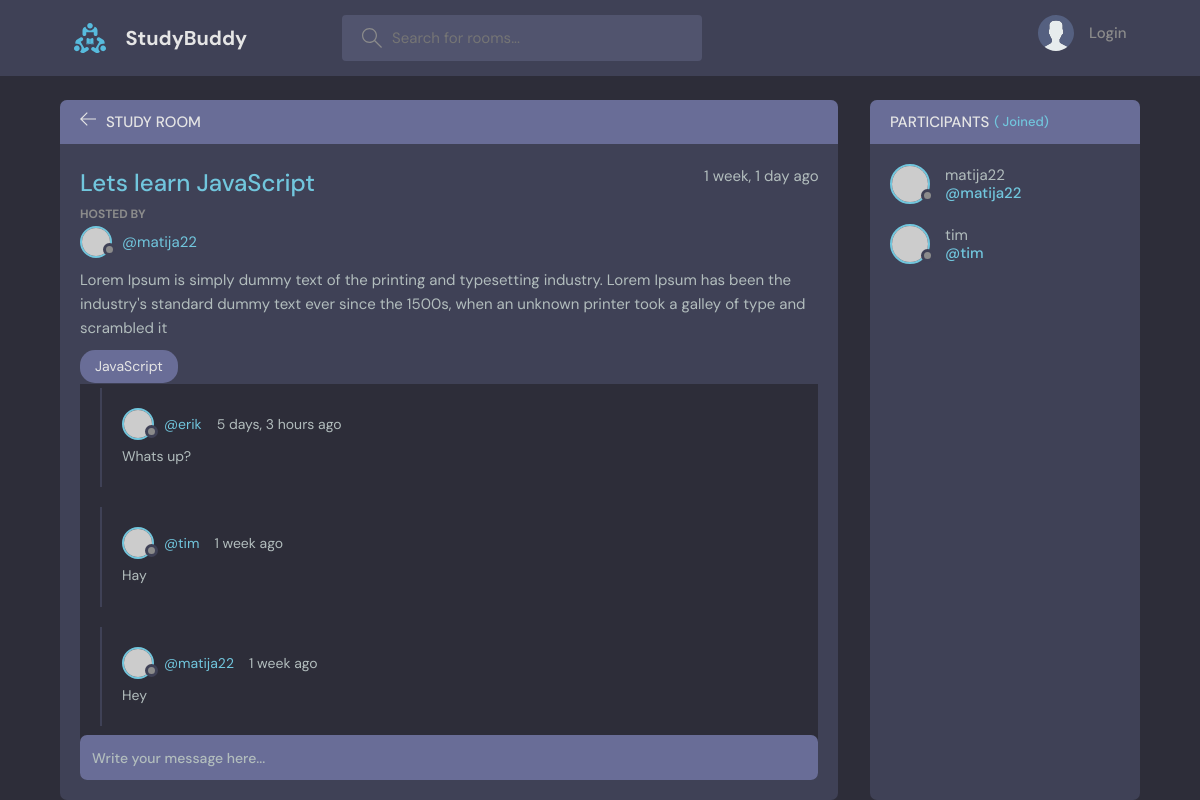
/room/1, run on the app's committed database.
### base/models.py (models this page shows, shortened)
class Room(models.Model):
    host= models.ForeignKey(User , on_delete=models.SET_NULL, null=True) #moramo staviti null=true jer moramo dozvoliti da ako ga neko pobrise da moze biti prazan
    topic = models.ForeignKey(Topic , on_delete=models.SET_NULL, null=True) #moramo staviti null=true jer moramo dozvoliti da ako ga neko pobrise da moze biti prazan
    name = models.CharField(max_length=200)
    description = models.TextField(null=True, blank=True) #null is allowed/ to mjesto moze ostati prazn, jer inace to nije dozvoljeno ako ne navedes -- balnk= true --> ako runamo save method this we can leave empty
    participants = models.ManyToManyField(User, related_name='participants', blank=True)
    updated = models.DateTimeField(auto_now=True) #svaki put kada save-mo novi podatak ovdje ce biti zapisani detalji kada se to desilo
    created = models.DateTimeField(auto_now_add=True)
    class Meta:  #Model Meta is basically used to change the behavior of your model fields like changing order options,verbose_name and lot of other options
        ordering = ['-updated', '-created'] #reverse ordering tako da najnoviji update i created bude na vrhu liste

class Topic(models.Model):
    name = models.CharField(max_length=200)
    def __str__(self):
        return self.name

class Message(models.Model):
    user= models.ForeignKey(User, on_delete=models.CASCADE) #user model koji se importa iz django.contrib.auth. pogledaj na vrh i trazi na internetu
    room = models.ForeignKey(Room , on_delete=models.CASCADE) #kada neko makne parent room zelimo pobrisati kid od rooma, mozemo staviti  SET_NULL u tom slucaju bi stavio nula ne pobrisao totalno room
    body = models.TextField()
    updated = models.DateTimeField(auto_now=True) #svaki put kada save-mo novi podatak ovdje ce biti zapisani detalji kada se to desilo
    created = models.DateTimeField(auto_now_add=True)
    class Meta:  #Model Meta is basically used to change the behavior of your model fields like changing order options,verbose_name and lot of other options
        ordering = ['-updated', '-created'] #reverse ordering tako da najnoviji update i created bude na vrhu liste

### base/views.py (the view, shortened to what this page needs)
# urls.py: path('room/<str:pk>',views.room,name="room"), #odi u views.room i <str:pk> string ce biti pk(primary ky)
def room(request, pk):
    room = Room.objects.get(id=pk)
    room_messages = room.message_set.all() #.order_by('-created') #u message ce biti upisane children model od room(Room) model. treba ga napisati malim mesage(to je zapravo Message model) i underscore _ set.  i all na kraju, daj nam sve
    participants = room.participants.all()
    context = {'room':room, 'room_messages':room_messages, 'participants':participants}
    return render(request, 'base/room.html',context)

### base/templates/base/room.html (shortened to what this page needs)
{% extends 'main.html' %}
{% block content %}
    <main class="profile-page layout layout--2">
      <div class="container">
        <div class="room">
          <div class="room__top">
            <div class="room__topLeft">
              <a href="{% url 'home' %}">
                <svg version="1.1" xmlns="http://www.w3.org/2000/svg" width="32" height="32" viewBox="0 0 32 32">
                  <title>arrow-left</title>
                  <path
                    d="M13.723 2.286l-13.723 13.714 13.719 13.714 1.616-1.611-10.96-10.96h27.625v-2.286h-27.625l10.965-10.965-1.616-1.607z"
                  ></path>
                </svg>
              </a>
              <h3>Study Room</h3>
            </div>
          </div>
          <div class="room__box scroll">
            <div class="room__header scroll">
              <div class="room__info">
                <h3>{{room.name}}</h3>
                <span>{{room.created|timesince}} ago</span>
              </div>
              <div class="room__hosted">
                <p>Hosted By</p>
                <a href="{% url 'user-profile' room.host.id %}" class="room__author">
                  <div class="avatar avatar--small">
                    <img src="https://randomuser.me/api/portraits/men/37.jpg" />
                  </div>
                  <span>@{{room.host.username}}</span>
                </a>
              </div>
              <div class="room__details">
                {{room.description}}
              </div>
              <span class="room__topics">{{room.topic}}</span>
            </div>
            <div class="room__conversation">
              <div class="threads scroll">
                {% for message in room_messages %}
                <div class="thread">
                  <div class="thread__top">
                    <div class="thread__author">
                      <a href="{% url 'user-profile' message.user.id %}" class="thread__authorInfo">
                        <div class="avatar avatar--small">
                          <img src="https://randomuser.me/api/portraits/men/37.jpg" />
                        </div>
                        <span>@{{message.user.username}}</span>
                      </a>
                      <span class="thread__date">{{message.created|timesince}} ago</span>
                    </div>
                  </div>
                  <div class="thread__details">
                  {{message.body}}
                  </div>
                </div>
                {% endfor %}
              </div>
            </div>
          </div>
          <div class="room__message">
            <form action="" method="POST">
              <input name="body" placeholder="Write your message here..." />
            </form>
          </div>
        </div>
        <div class="participants">
          <h3 class="participants__top">Participants <span>({{participant.count}} Joined)</span></h3>
          <div class="participants__list scroll">
            {% for user in participants %}
            <a href="{% url 'user-profile' user.id %}" class="participant">
              <div class="avatar avatar--medium">
                <img src="https://randomuser.me/api/portraits/men/37.jpg" />
              </div>
              <p>
                {{user.username}}
                <span>@{{user.username}}</span>
              </p>
            </a>
            {% endfor %}
          </div>
        </div>
      </div>
    </main>
{% endblock content %}

### data on the page
Room: name "Lets learn JavaScript", created "1 week, 1 day", host.username "matija22", description "Lorem Ipsum is simply dummy text of the printing and typesetting industry. Lorem Ipsum has been the industry's standard dummy text ever since the 1500s, when an unknown printer took a galley of type and scrambled it", topic "JavaScript"
Message: user.username "erik", created "5 days, 3 hours", body "Whats up?"
Message: user.username "tim", created "1 week", body "Hay"
Message: user.username "matija22", created "1 week", body "Hey"

### other printed values
{{ user.username }} "matija22"
{{ user.username }} "tim"
